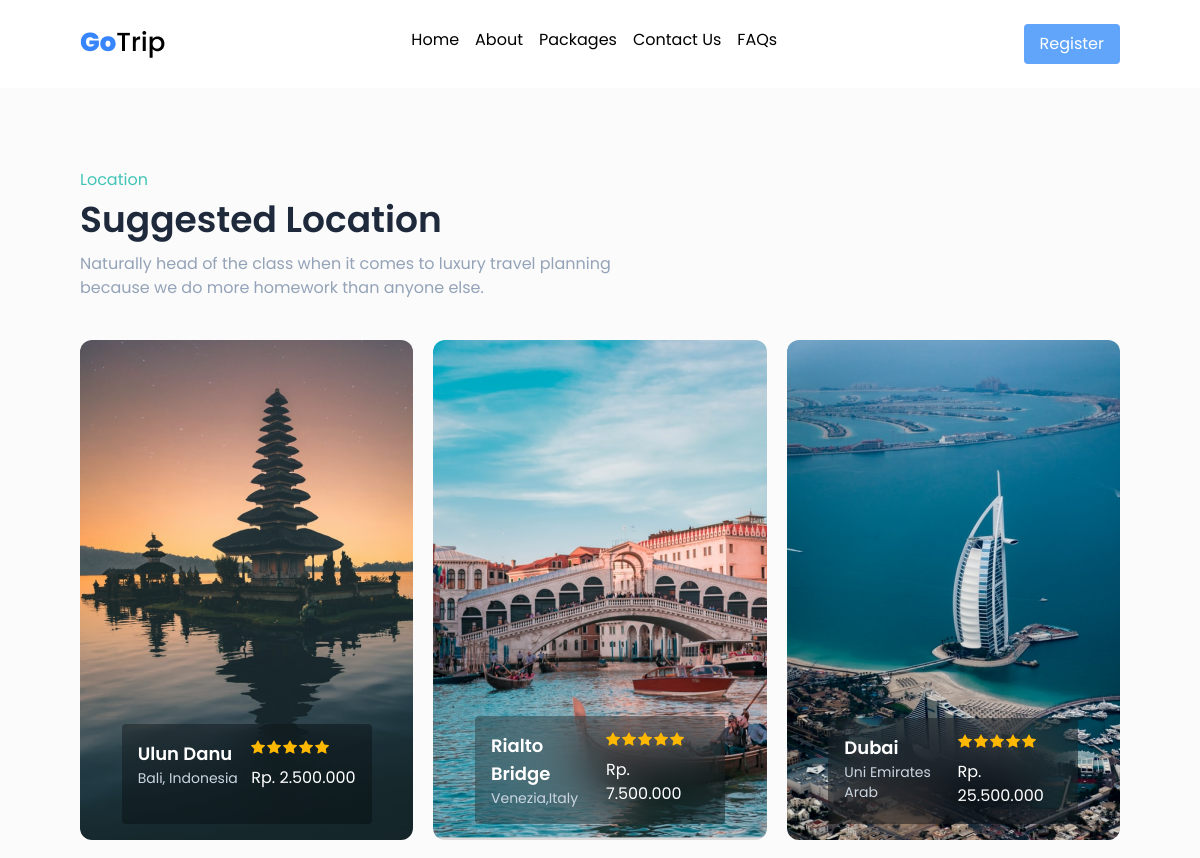
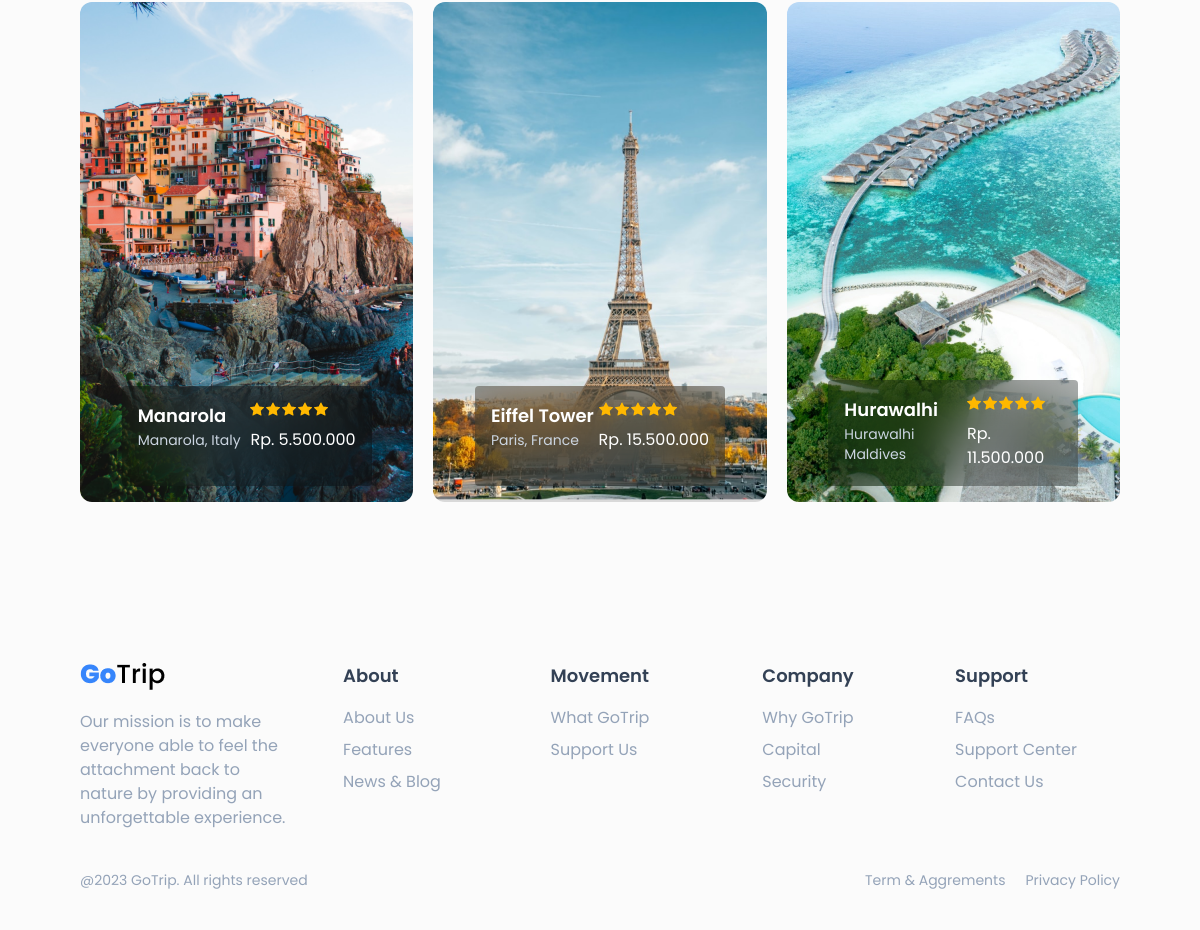
The app's page /locations.php with its own data (2 pictures, top to bottom).
### tables this page shows
CREATE TABLE `tb_locations` (
  `id` int(11) NOT NULL,
  `link` varchar(50) NOT NULL,
  `title` varchar(100) NOT NULL,
  `location` varchar(50) NOT NULL,
  `price` int(11) NOT NULL,
  `image` varchar(50) NOT NULL,
  `image_article` varchar(50) NOT NULL,
  `language` varchar(50) NOT NULL,
  `text_article` longtext NOT NULL,
  `visitor` int(11) NOT NULL,
  `visit_time` int(11) NOT NULL
);

### locations.php (the view)
<?php include("koneksi.php") ?>
<?php include("header.php") ?>
<section class="p-10 md:p-20 bg-[#FBFBFB]">
    <div class="">
        <div>
            <p class="subtitle">Location</p>
            <h1 class="title mt-2 mb-3">Suggested Location</h1>
            <p class="description max-w-xl">Naturally head of the class when it comes to luxury travel planning because we do more homework than anyone else.</p>
        </div>
    </div>
    <div class="grid grid-cols-1 md:grid-cols-3 gap-5 tiga-gambar mt-10" id="locations">
        <?php
        function rupiah($angka)
        {
            $hasil_rupiah = number_format($angka, 0, ',', '.');
            return $hasil_rupiah;
        }
        ?>
        <?php
        $query = mysqli_query($koneksi, 'SELECT * FROM tb_locations');
        while ($data = mysqli_fetch_array($query)) {
        ?>
                <a href="article.php?id=<?= $data['id'] ?>">
                    <div style="background-image: url('images/<?= $data['image'] ?>'" class="relative min-h-[500px] bg-cover rounded-xl">
                        <div class="w-3/4 flex text-white p-4 justify-between rounded bottom-4 right-0 left-0 mx-auto bg-black/30 min-h-[100px] absolute backdrop-blur-xl ">
                            <div>
                                <h2 class="font-semibold text-lg"><?= $data['title'] ?></h2>
                                <p class="text-slate-300 text-sm"><?= $data['location'] ?></p>
                            </div>
                            <div class="">
                                <img src="images/Frame 15.png" alt="" class="mb-3">
                                <p>Rp. <?= rupiah($data['price']) ?></p>
                            </div>
                        </div>
                    </div>
                </a>
        <?php
        } ?>
    </div>
</section>
<?php include("footer.php") ?>

### records on screen
tb_locations: image (picture), title "Ulun Danu", location "Bali, Indonesia", price "2.500.000"
tb_locations: image (picture), title "Rialto Bridge", location "Venezia,Italy", price "7.500.000"
tb_locations: image (picture), title "Dubai", location "Uni Emirates Arab", price "25.500.000"
tb_locations: image (picture), title "Manarola", location "Manarola, Italy", price "5.500.000"
tb_locations: image (picture), title "Eiffel Tower", location "Paris, France", price "15.500.000"
tb_locations: image (picture), title "Hurawalhi", location "Hurawalhi Maldives", price "11.500.000"
